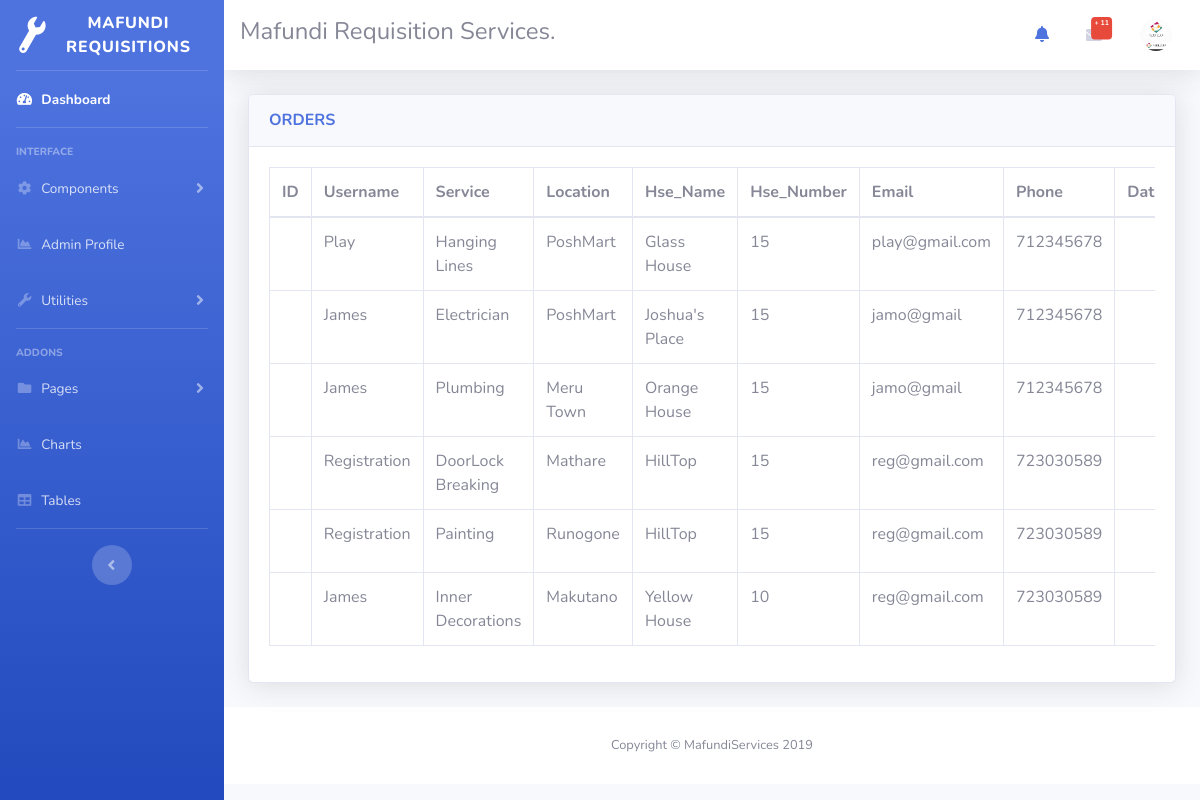
/orders.php, run on the app's committed database.
### tables this page shows
CREATE TABLE `bookings` (
  `book_id` int(11) NOT NULL,
  `username` varchar(30) NOT NULL,
  `service` varchar(20) NOT NULL,
  `location` varchar(30) NOT NULL,
  `house_name` varchar(30) NOT NULL,
  `house_number` int(11) NOT NULL,
  `email` varchar(50) NOT NULL,
  `phone` int(10) NOT NULL,
  `bookdate` timestamp NOT NULL DEFAULT current_timestamp(),
  `addDescription` varchar(100) NOT NULL,
  `status` text NOT NULL
);

### orders.php (the view, shortened to what this page needs)
<?php
include('includes/header.php');
include('includes/navbar.php');
?>
<div class="container-fluid">
<div class="card shadow mb-4">
<div class="card-header py-3">
<h6 class="m-0 font-weight-bold text-primary">ORDERS
</h6>
</div>
<div class="card-body">
<div class="table-responsive">
<?php
$conn = mysqli_connect("localhost", "root", "", "admin");
$query = "SELECT * FROM bookings";
$query_run = mysqli_query($conn, $query);
?>
<table class="table table-bordered" id="dataTable" width="100%" cellspacing="0">
<thead>
<tr>
<th>ID</th>
<th>Username </th>
<th>Service </th>
<th>Location </th>
<th>Hse_Name </th>
<th>Hse_Number</th>
<th>Email</th>
<th>Phone</th>
<th>Date</th>
</tr>
</thead>
<tbody>
<?php
if(mysqli_num_rows($query_run) > 0)
{
while($row = mysqli_fetch_assoc($query_run))
{
?>
<tr>
<td><?php echo $row['id']; ?></td>
<td><?php echo $row['username']; ?></td>
<td><?php echo $row['service']; ?></td>
<td><?php echo $row['location']; ?></td>
<td><?php echo $row['house_name']; ?></td>
<td><?php echo $row['house_number']; ?></td>
<td><?php echo $row['email']; ?></td>
<td><?php echo $row['phone']; ?></td>
<td><?php echo $row['date']; ?></td>
</tr>
<?php
}
}
else
{
echo "No record was found";
}
?>
</tbody>
</table>
</div>
</div>
</div>
</div>
<?php
include('includes/footer.php');
?>

### data on the page
bookings: username "Play", service "Hanging Lines", location "PoshMart", house_name "Glass House", house_number "15", email "play@gmail.com", phone "712345678"
bookings: username "James", service "Electrician", location "PoshMart", house_name "Joshua's Place", house_number "15", email "jamo@gmail", phone "712345678"
bookings: username "James", service "Plumbing", location "Meru Town", house_name "Orange House", house_number "15", email "jamo@gmail", phone "712345678"
bookings: username "Registration", service "DoorLock Breaking", location "Mathare", house_name "HillTop", house_number "15", email "reg@gmail.com", phone "723030589"
bookings: username "Registration", service "Painting", location "Runogone", house_name "HillTop", house_number "15", email "reg@gmail.com", phone "723030589"
bookings: username "James", service "Inner Decorations", location "Makutano", house_name "Yellow House", house_number "10", email "reg@gmail.com", phone "723030589"

### other printed values
$row "11"
